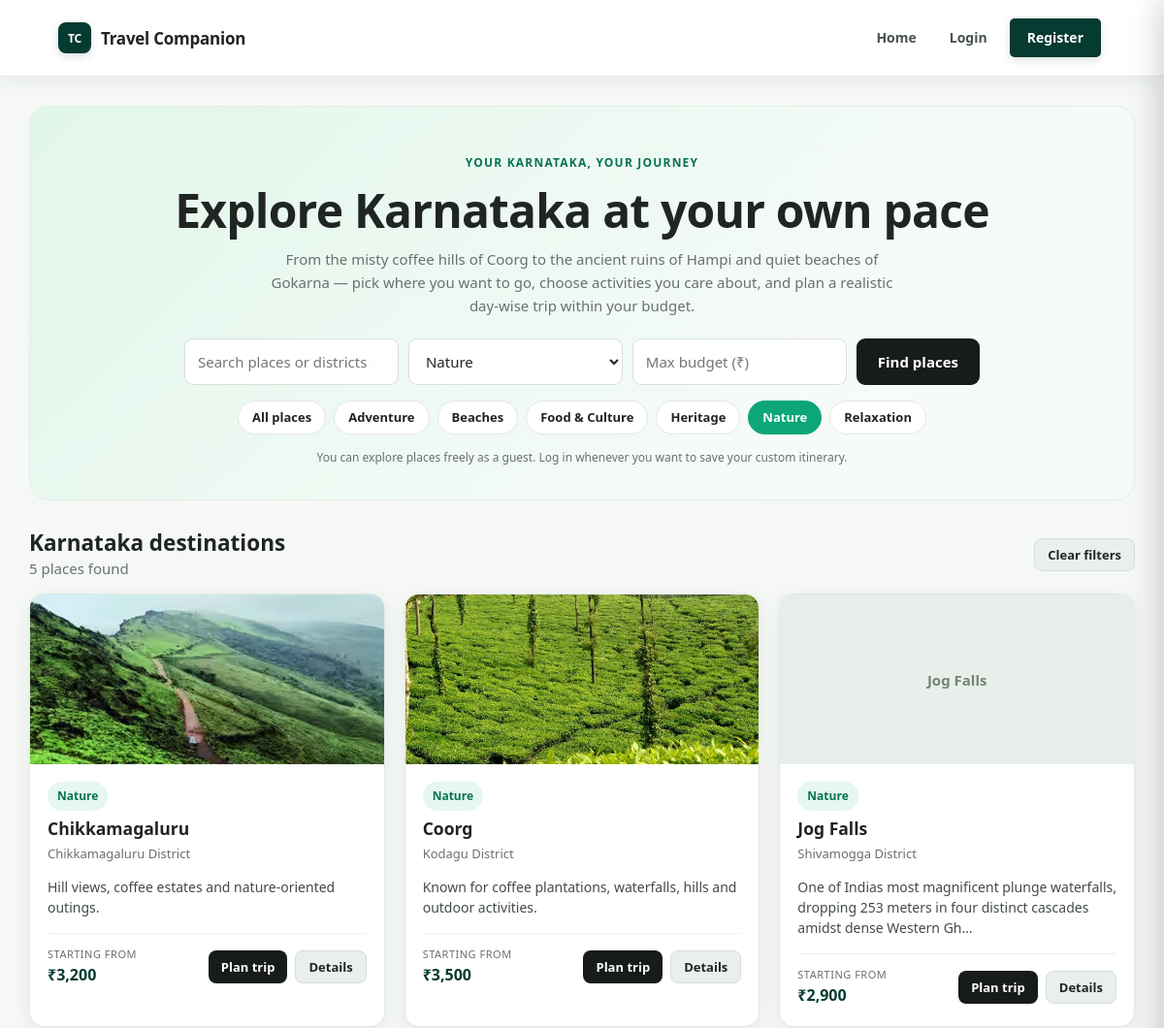
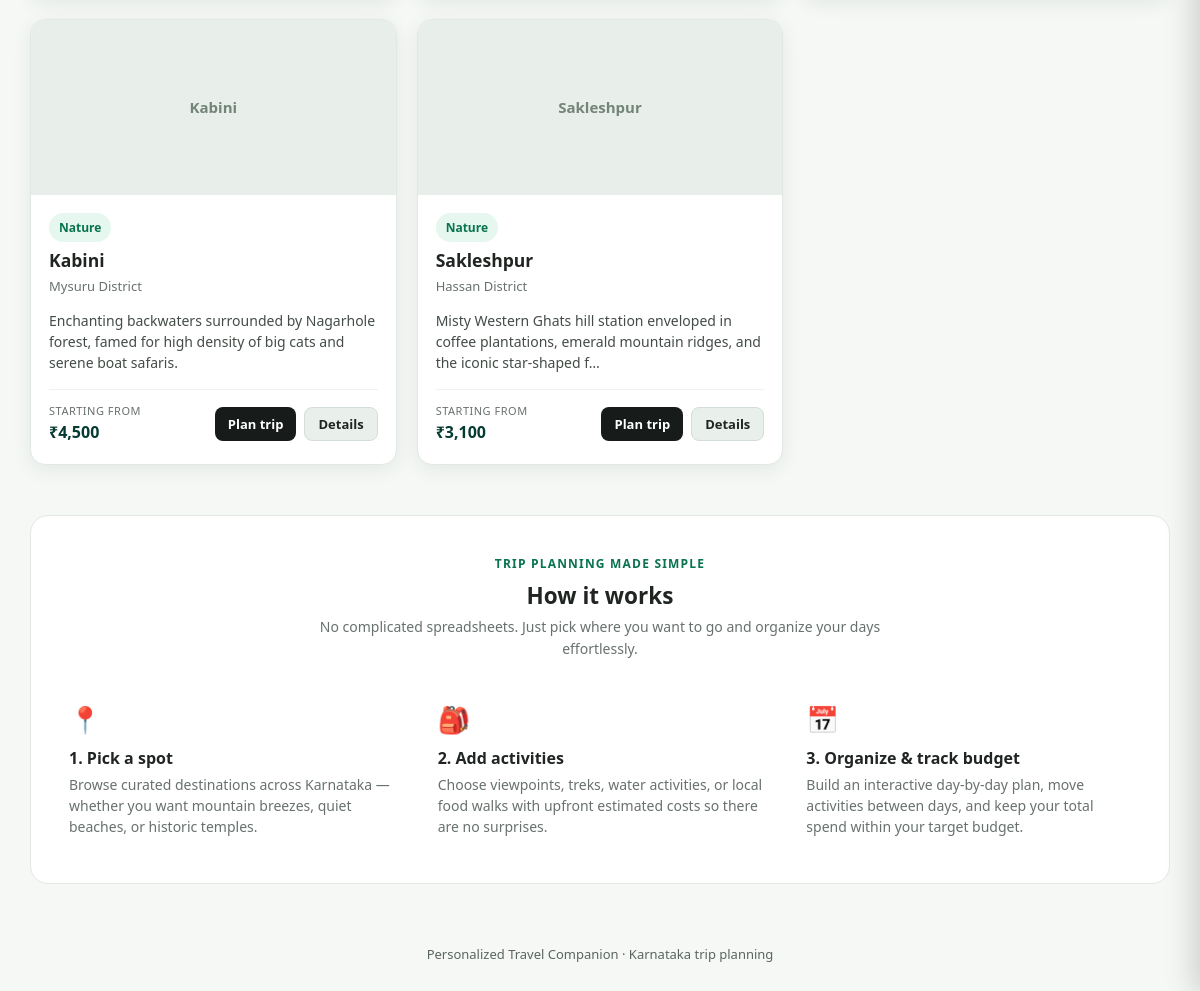
Page /frontend/index.php?category=1 on the committed database (2 pictures, top to bottom).
### tables this page shows
CREATE TABLE IF NOT EXISTS categories (
    id INT AUTO_INCREMENT PRIMARY KEY,
    name VARCHAR(80) NOT NULL UNIQUE
);

CREATE TABLE IF NOT EXISTS destinations (
    id INT AUTO_INCREMENT PRIMARY KEY,
    name VARCHAR(120) NOT NULL,
    district VARCHAR(100) NOT NULL,
    category_id INT NULL,
    description TEXT,
    image_url VARCHAR(500) DEFAULT '',
    estimated_cost DECIMAL(10,2) NOT NULL DEFAULT 0,
    FOREIGN KEY (category_id)
        REFERENCES categories(id)
        ON DELETE SET NULL
);

### backend/destinations.php (called while the page is built, shortened)
<?php
function ensure_extended_destinations_seeded(PDO $pdo): void
{
    static $seeded = false;
    if ($seeded) {
        return;
    }
    try {
        $count = (int) $pdo->query('SELECT COUNT(*) FROM destinations')->fetchColumn();
        if ($count >= 15) {
            $seeded = true;
            return;
        }
    } catch (Throwable $e) {
    }
}
function get_all_destinations(PDO $pdo, string $q = '', int $categoryId = 0, $budget = null): array
{
    ensure_extended_destinations_seeded($pdo);
    $sql = "SELECT d.*, c.name AS category_name
            FROM destinations d
            LEFT JOIN categories c ON c.id = d.category_id
            WHERE 1=1";
    $params = [];
    $q = trim($q);
    if ($categoryId > 0) {
        $sql .= " AND d.category_id = ?";
        $params[] = $categoryId;
    }
    $sql .= " ORDER BY d.name";
    $stmt = $pdo->prepare($sql);
    $stmt->execute($params);
    return $stmt->fetchAll();
}
function get_destination_categories(PDO $pdo): array
{
    return $pdo->query("SELECT * FROM categories ORDER BY name")->fetchAll();
}

### backend/helpers.php (called while the page is built, shortened)
<?php
if (!function_exists('e')) {
    function e(?string $value): string {
        return htmlspecialchars($value ?? '', ENT_QUOTES, 'UTF-8');
    }
}
if (!function_exists('asset_url')) {
    function asset_url(string $path): string {
        if ($path === '' || preg_match('/^https?:\/\//i', $path)) {
            return $path;
        }
        $script = $_SERVER['SCRIPT_NAME'] ?? '';
        $inAdmin = strpos($script, '/admin') !== false;
        $prefix = $inAdmin ? '../' : '';
        return $prefix . ltrim($path, '/');
    }
}

### frontend/index.php (the view, shortened to what this page needs)
<?php
require_once dirname(__DIR__) . '/backend/destinations.php';
$q = trim($_GET['q'] ?? '');
$category = (int) ($_GET['category'] ?? 0);
$minBudget = trim($_GET['budget'] ?? '');
$destinations = get_all_destinations($pdo, $q, $category, $minBudget);
$categories = get_destination_categories($pdo);
require_once __DIR__ . '/includes/header.php';
?>
<section class="hero">
    <div class="eyebrow">
        Your Karnataka, your journey
    </div>
    <h1>Explore Karnataka at your own pace</h1>
    <p>
        From the misty coffee hills of Coorg to the ancient ruins of Hampi and quiet beaches of Gokarna —
        pick where you want to go, choose activities you care about, and plan a realistic day-wise trip within your budget.
    </p>
    <form class="searchbox" method="get" action="index.php" role="search" aria-label="Search destinations">
        <input
            id="search_query"
            type="search"
            name="q"
            placeholder="Search places or districts (e.g. Coorg, Hampi, Udupi)..."
            value="<?= e($q) ?>"
        >
        <select id="search_category" name="category">
            <?php foreach ($categories as $c): ?>
                <option
                    value="<?= $c['id'] ?>"
                    <?= $category === (int) $c['id'] ? 'selected' : '' ?>
                >
                    <?= e($c['name']) ?>
                </option>
            <?php endforeach; ?>
        </select>
        <input
            id="search_budget"
            type="number"
            min="0"
            step="100"
            name="budget"
            placeholder="Max budget (₹)"
            value="<?= e($minBudget) ?>"
        >
        <button type="submit" class="btn">Find places</button>
    </form>
    <div class="pills-bar">
        <a href="index.php" class="pill <?= ($category === 0 && empty($q) && empty($minBudget)) ? 'active' : '' ?>">
            All places
        </a>
        <?php foreach ($categories as $c): ?>
            <a
                href="index.php?category=<?= (int) $c['id'] ?>"
                class="pill <?= ($category === (int) $c['id']) ? 'active' : '' ?>"
            >
                <?= e($c['name']) ?>
            </a>
        <?php endforeach; ?>
    </div>
    <p class="smalltext" style="margin-top: 14px; margin-bottom: 0;">
        You can explore places freely as a guest. Log in whenever you want to save your custom itinerary.
    </p>
</section>
<div class="between" style="margin-top: 28px; margin-bottom: 14px;">
    <div>
        <h2 style="margin: 0;">Karnataka destinations</h2>
        <span class="muted">
            <?= count($destinations) ?> <?= count($destinations) === 1 ? 'place' : 'places' ?> found
        </span>
    </div>
    <?php if ($q !== '' || $category > 0 || $minBudget !== ''): ?>
        <a class="btn small secondary" href="index.php">
            Clear filters
        </a>
    <?php endif; ?>
</div>
<div class="grid">
    <?php foreach ($destinations as $d): ?>
        <article class="card destination">
            <?php if (!empty($d['image_url'])): ?>
                <img
                    src="<?= e(asset_url($d['image_url'])) ?>"
                    alt="<?= e($d['name']) ?> in <?= e($d['district']) ?> district"
                    loading="lazy"
                    onerror="this.style.display='none'; if(this.nextElementSibling) this.nextElementSibling.style.display='flex';"
                >
                <div style="display: none; height: 175px; background: #e8eee9; align-items: center; justify-content: center; color: #738479; font-weight: 600;">
                    <?= e($d['name']) ?>
                </div>
            <?php else: ?>
                <div style="height: 175px; background: #e8eee9; display: flex; align-items: center; justify-content: center; color: #738479; font-weight: 600;">
                    <?= e($d['name']) ?>
                </div>
            <?php endif; ?>
            <div class="body">
                <span class="tag">
                    <?= e($d['category_name'] ?? 'Explore') ?>
                </span>
                <h3 style="margin-top: 8px; margin-bottom: 4px;"><?= e($d['name']) ?></h3>
                <p class="muted" style="margin-top: 0; margin-bottom: 10px; font-size: 13px;">
                    <?= e($d['district']) ?> District
                </p>
                <p style="font-size: 14px; line-height: 1.5; color: #434c46; margin-bottom: 16px;">
                    <?= e(mb_strimwidth($d['description'] ?? '', 0, 120, '…')) ?>
                </p>
                <div class="between" style="border-top: 1px solid #eef3ef; padding-top: 12px; align-items: center;">
                    <div>
                        <span class="muted" style="display: block; font-size: 11px; text-transform: uppercase; letter-spacing: 0.5px;">Starting from</span>
                        <strong style="color: var(--deep); font-size: 16px;">
                            ₹<?= number_format((float) $d['estimated_cost']) ?>
                        </strong>
                    </div>
                    <div style="display: flex; gap: 8px;">
                        <a
                            class="btn small"
                            href="plan_trip.php?destination_id=<?= (int) $d['id'] ?>"
                            aria-label="Plan a trip to <?= e($d['name']) ?>"
                        >
                            Plan trip
                        </a>
                        <a
                            class="btn small secondary"
                            href="destination.php?id=<?= (int) $d['id'] ?>"
                            aria-label="View details for <?= e($d['name']) ?>"
                        >
                            Details
                        </a>
                    </div>
                </div>
            </div>
        </article>
    <?php endforeach; ?>
</div>
<section style="margin-top: 50px; padding: 34px 26px; background: #ffffff; border: 1px solid var(--line); border-radius: 18px;">
    <div style="text-align: center; max-width: 620px; margin: 0 auto 26px;">
        <span class="eyebrow">Trip Planning Made Simple</span>
        <h2 style="margin: 8px 0 6px;">How it works</h2>
        <p class="muted" style="margin: 0; font-size: 14px;">
            No complicated spreadsheets. Just pick where you want to go and organize your days effortlessly.
        </p>
    </div>
    <div class="grid" style="gap: 20px;">
        <div style="padding: 12px;">
            <div style="font-size: 26px; margin-bottom: 8px;" aria-hidden="true">📍</div>
            <h3 style="font-size: 16px; margin: 0 0 6px;">1. Pick a spot</h3>
            <p class="muted" style="font-size: 14px; margin: 0; line-height: 1.5;">
                Browse curated destinations across Karnataka — whether you want mountain breezes, quiet beaches, or historic temples.
            </p>
        </div>
        <div style="padding: 12px;">
            <div style="font-size: 26px; margin-bottom: 8px;" aria-hidden="true">🎒</div>
            <h3 style="font-size: 16px; margin: 0 0 6px;">2. Add activities</h3>
            <p class="muted" style="font-size: 14px; margin: 0; line-height: 1.5;">
                Choose viewpoints, treks, water activities, or local food walks with upfront estimated costs so there are no surprises.
            </p>
        </div>
        <div style="padding: 12px;">
            <div style="font-size: 26px; margin-bottom: 8px;" aria-hidden="true">📅</div>
            <h3 style="font-size: 16px; margin: 0 0 6px;">3. Organize &amp; track budget</h3>
            <p class="muted" style="font-size: 14px; margin: 0; line-height: 1.5;">
                Build an interactive day-by-day plan, move activities between days, and keep your total spend within your target budget.
            </p>
        </div>
    </div>
</section>
<?php require_once __DIR__ . '/includes/footer.php'; ?>

### frontend/assets/style.css (style rules this page uses)
* { box-sizing: border-box; }
:root { --green: #0ca678; --mint: #36d9a4; --deep: #063b31; --ink: #202522; --muted: #68716c; --paper: #f5f8f5; --line: #e2e8e3; --white: #ffffff; --soft-green: #e5f7ee; --shadow: 0 5px 20px rgba(16, 43, 23, 0.07); --shadow-hover: 0 10px 28px rgba(16, 43, 23, 0.12); }
html { scroll-behavior: smooth; overflow-x: hidden; }
body { margin: 0; min-width: 320px; overflow-x: hidden; background: var(--paper); font: 15px/1.6 system-ui, -apple-system, "Segoe UI", sans-serif; color: var(--ink); }
a { color: var(--deep); text-decoration: none; }
img { max-width: 100%; }
.nav-cta, .btn { background: #171b19; color: white; border: 0; border-radius: 9px; padding: 10px 16px; display: inline-flex; align-items: center; justify-content: center; gap: 6px; cursor: pointer; font: inherit; font-weight: 650; text-align: center; text-decoration: none; line-height: 1.4; vertical-align: middle; transition: background 0.2s ease, transform 0.2s ease, box-shadow 0.2s ease, color 0.2s ease; }
.btn.secondary { background: #e9efeb; color: var(--ink); border: 1px solid #d4ded7; }
.btn.small { padding: 7px 13px; font-size: 13px; border-radius: 8px; }
h1, h2, h3 { line-height: 1.25; color: var(--ink); }
h2 { margin-top: 28px; margin-bottom: 14px; }
.muted { color: var(--muted); }
.hero { text-align: center; padding: 48px 24px 34px; background: linear-gradient(135deg, #e1f6eb, #f7fbf8 75%); border: 1px solid #e4f0e7; border-radius: 20px; margin-bottom: 30px; }
.eyebrow { color: #08734e; font-weight: 800; text-transform: uppercase; letter-spacing: 1.2px; font-size: 12px; }
.hero h1 { font-size: clamp(30px, 4vw, 48px); line-height: 1.12; margin: 12px 0; letter-spacing: -0.8px; }
.hero p { color: var(--muted); max-width: 650px; margin: 0 auto 22px; }
.searchbox { display: flex; max-width: 820px; margin: 22px auto 12px; gap: 10px; flex-wrap: wrap; align-items: stretch; }
.searchbox input, .searchbox select { flex: 1; min-width: 150px; }
.searchbox .btn { flex-shrink: 0; padding: 11px 22px; }
.pills-bar { display: flex; gap: 8px; flex-wrap: wrap; justify-content: center; margin: 16px auto 8px; max-width: 820px; }
.pill { display: inline-block; padding: 6px 14px; border-radius: 20px; background: #ffffff; border: 1px solid var(--line); color: var(--ink); font-size: 13px; font-weight: 600; text-decoration: none; transition: all 0.2s ease; }
.pill.active { background: #0ca678; color: #ffffff; border-color: #0ca678; }
.grid { display: grid; grid-template-columns: repeat(3, minmax(0, 1fr)); gap: 20px; }
.card { background: var(--white); border: 1px solid var(--line); border-radius: 15px; padding: 20px; box-shadow: var(--shadow); transition: box-shadow 0.22s ease, border-color 0.22s ease; }
.destination { padding: 0; overflow: hidden; }
.destination img { width: 100%; height: 175px; object-fit: cover; background: #e8eee9; display: block; transition: transform 0.35s ease; }
.destination .body { padding: 18px; }
.destination .body h3 { margin-top: 10px; margin-bottom: 8px; }
.tag { display: inline-block; background: var(--soft-green); color: #08734e; padding: 5px 10px; border-radius: 20px; font-size: 12px; font-weight: 700; }
.between { display: flex; justify-content: space-between; align-items: center; gap: 12px; flex-wrap: wrap; }
input, select, textarea { font: inherit; padding: 11px 13px; border: 1px solid #d8e0da; border-radius: 9px; background: var(--white); width: 100%; min-width: 0; color: var(--ink); transition: border-color 0.2s ease, box-shadow 0.2s ease; }
.smalltext { font-size: 12px; color: var(--muted); }

### rows in the picture
categories: name "Adventure"
categories: name "Beaches"
categories: name "Food & Culture"
categories: name "Heritage"
categories: name "Nature"
categories: name "Relaxation"
destinations: image_url+name+district (picture), category.name "Nature", name "Chikkamagaluru", district "Chikkamagaluru", description "Hill views, coffee estates and nature-oriented outings.", estimated_cost "3,200"
destinations: image_url+name (picture), category.name "Nature", name "Coorg", district "Kodagu", description "Known for coffee plantations, waterfalls, hills and outdoor activities.", estimated_cost "3,500"
destinations: name "Jog Falls", category.name "Nature", district "Shivamogga", description "One of Indias most magnificent plunge waterfalls, dropping 253 meters in four distinct cascades amidst dense Western Gh…", estimated_cost "2,900"
destinations: name "Kabini", category.name "Nature", district "Mysuru", description "Enchanting backwaters surrounded by Nagarhole forest, famed for high density of big cats and serene boat safaris.", estimated_cost "4,500"
destinations: name "Sakleshpur", category.name "Nature", district "Hassan", description "Misty Western Ghats hill station enveloped in coffee plantations, emerald mountain ridges, and the iconic star-shaped f…", estimated_cost "3,100"

### other values in the picture
count($destinations) "5"
form field category "Nature"
